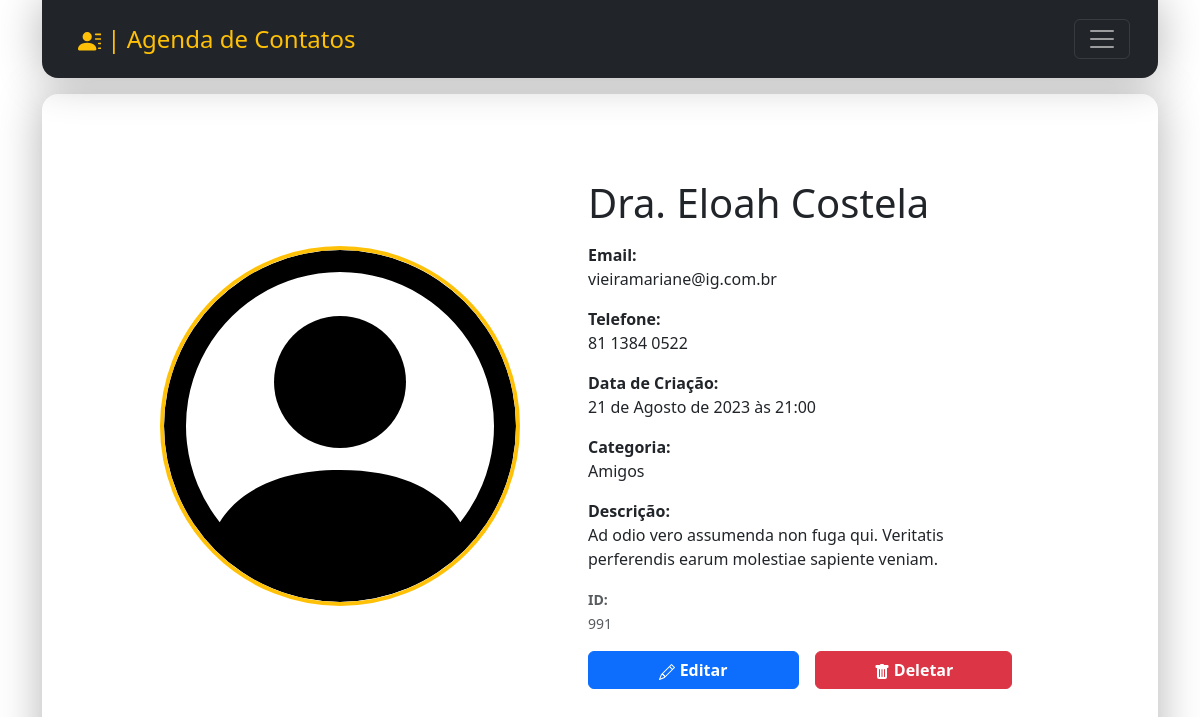
Page /contact/991/detail/ on the earlier database version.
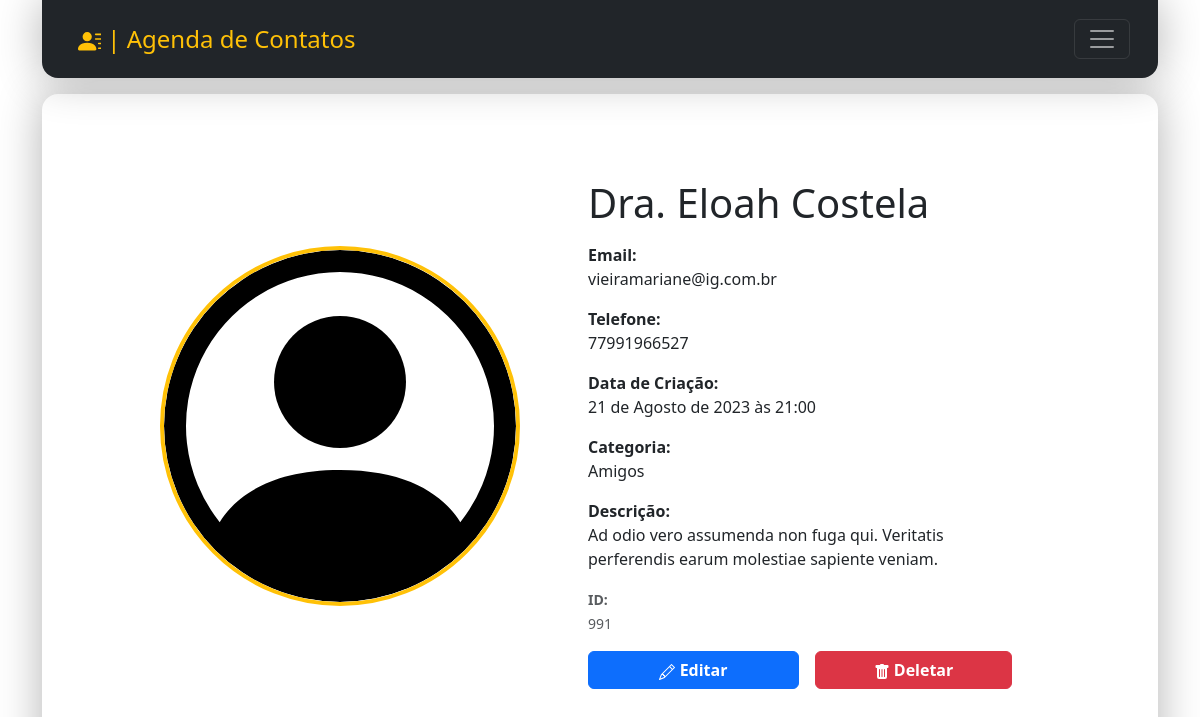
Same page on the later database version.
### contact/models.py (models this page shows, shortened)
class Contact(models.Model):
    first_name = models.CharField(max_length=50)
    last_name = models.CharField(max_length=50, blank=True)
    phone = models.CharField(max_length=50)
    email = models.EmailField(max_length=254, blank=True)
    created_date = models.DateTimeField(default=timezone.now)
    description = models.TextField(blank=True)
    show = models.BooleanField(default=True)
    picture = models.ImageField(blank=True, upload_to='pictures/%Y/%m/')
    category = models.ForeignKey(
        Category,
        on_delete=models.SET_NULL,
        blank=True, null=True
    )
    owner = models.ForeignKey(
        User,
        on_delete=models.SET_NULL,
        blank=True, null=True
    )

class Category(models.Model):
    class Meta:
        verbose_name = 'Category'
        verbose_name_plural = 'Categories'
    name = models.CharField(max_length=50)

### contact/views/contact_views.py (the view)
# urls.py: path('contact/<int:contact_id>/detail/', views.contact, name='contact'),
def contact(request, contact_id):
    site_title = "Nenhum contato"
    try:
        contact = Contact.objects.get(pk=contact_id)
        if contact:
            saida_contato = "Este ID possui contato"
            site_title = f'{contact.first_name} {contact.last_name}'
    except :
        contact = "Sem registro"
        saida_contato = f'O ID"{contact_id}" não possui um contato!'
    context = {
        'contact': contact,
        'site_title': site_title,
        'saida_contato': saida_contato,
    }
    return render(
        request,
        'contact/contact.html',
        context
    )

### contact/templates/contact/contact.html (shortened to what this page needs)
{% extends "global/base.html" %}
{% block corpo %}
<div class="d-flex align-items-center justify-content-center mx-lg-5 m-4 w-100 flex-wrap">
  {% if contact.id %}
  <div class="mb-3 d-flex align-items-center justify-content-center" style="width: 50vh;">
      </div>
      <div class="d-flex flex-column justify-content-center align-items-center" style="width: 65vh;">
        <div class="card-body mx-5">
          <h5 class="card-title fs-1 mb-3">{{ contact.first_name }} {{ contact.last_name }}</h5>
          <p class=""><span class="fw-bold">Email: </span> <br>{{ contact.email }}</p>
          <p class=""><span class="fw-bold">Telefone:</span> <br> {{ contact.phone }}</p>
          <p class=""><span class="fw-bold">Data de Criação:</span> <br> {{ contact.created_date }}</p>
          <p class=""><span class="fw-bold">Categoria:</span> <br> {{ contact.category.name }}</p>
          <p class="text-break"><span class="fw-bold">Descrição:</span> <br> {{ contact.description }}</p>
          <p class="card-text"><small class="text-body-secondary"><span class="fw-bold">ID:</span> <br> {{ contact.id }}</small></p>
          <div class="d-flex justify-content-around ">
                <a class="btn btn-primary fw-semibold w-100 me-2" href=" {% url "contact:update" contact.id %} ">
                    Editar
                </a>
                <form action="{% url "contact:delete" contact.id %}" class="w-100 ms-2" method="post">
                    {% if confirmation == 'no' %}
                        <input type="hidden" name="confirmation" value="yes" >
                        <button class="btn fw-semibold btn-outline-dark w-100" type="submit">Confirma?</button>
                    {% else %}
                        <button class="btn fw-semibold btn-danger w-100" type="submit">
                            Deletar
                        </button>
                    {% endif %}
                </form>
            </div>
        </div>
      </div>
      {% else %}
      <h1 class="fs-2 form-text">{{saida_contato}}</h1>
      {% endif %}
    </div>
{% endblock corpo %}

Differences in the rows shown:
changed Contact "Dra.": phone "81 1384 0522" → "77991966527"
